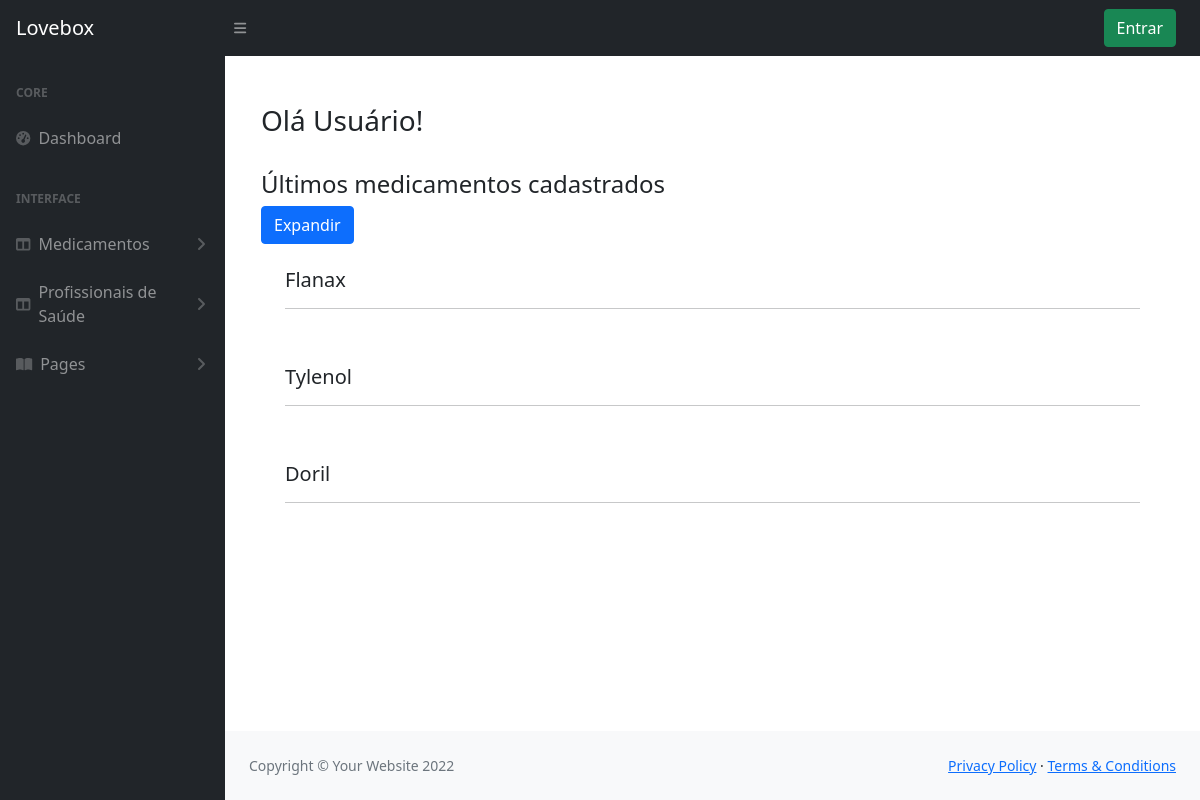
The page / on the database its author committed.
### cadastros/models.py (models this page shows)
class Medicamento(models.Model):
    nome_comercial = models.CharField(max_length=100)
    laboratorio = models.CharField(max_length=50, verbose_name='Laboratório')
    principio_ativo = models.CharField(max_length=255, verbose_name='Princípio Ativo')
    dose_diaria_maxima = models.IntegerField(verbose_name='Dose Diária Máxima')
    forma_farmaceutica = models.CharField(max_length=50, verbose_name='Forma Farmacêutica')
    concentracao = models.CharField(max_length=10, verbose_name='Concentração')
    via_administracao = models.CharField(max_length=50, verbose_name='Via de administração')
    grupo_etario = models.CharField(max_length=50, verbose_name='Grupo Etário')
    tarja = models.CharField(max_length=100)
    def __str__(self):
        return '{} - {}'.format(self.nome_comercial, self.concentracao)

### cadastros/views.py (the view)
# urls.py: path('', IndexView.as_view(), name="index"),
class IndexView(TemplateView):
    template_name = "cadastros/index.html"
    def get_context_data(self, *args, **kwargs):
        context = super().get_context_data(*args, **kwargs)
        context['ultimos_medicamentos'] = Medicamento.objects.all().reverse()[0:10]
        print(context['ultimos_medicamentos'])
        return context

### cadastros/templates/cadastros/index.html (shortened to what this page needs)
{% extends 'cadastros/modelo.html' %}
{% load static %}
{% block conteudo %}
            <div class="container">
                <div class="row">
                    <div class="col-sm pt-5">
                        {% if request.user.groups.all.0.name == "Administrador" %}
                        <h3>Olá Admin</h3>
                        {% else %}
                        <h3>Olá Usuário!</h3>
                        {% endif %}
                        <br>
                        <h4>Últimos medicamentos cadastrados</h3>
                        <div id="btn-expandir" class="btn btn-primary">Expandir</div>
                        {% for medicamento in ultimos_medicamentos %}
                        <div class="float-left m-2 p-3 medicamentos-list">
                            <div id="" class="">
                                <h5> {{ medicamento.nome_comercial }} </h5>
                            </div>
                            <hr>
                        </div>
                        {% empty %}
                        <span>Nenhum medicamento cadastrado</span>
                        {% endfor %}
                    </div>
                </div>
            </div>
{% endblock %}

### rows shown on the page
Medicamento: nome_comercial "Flanax"
Medicamento: nome_comercial "Tylenol"
Medicamento: nome_comercial "Doril"
